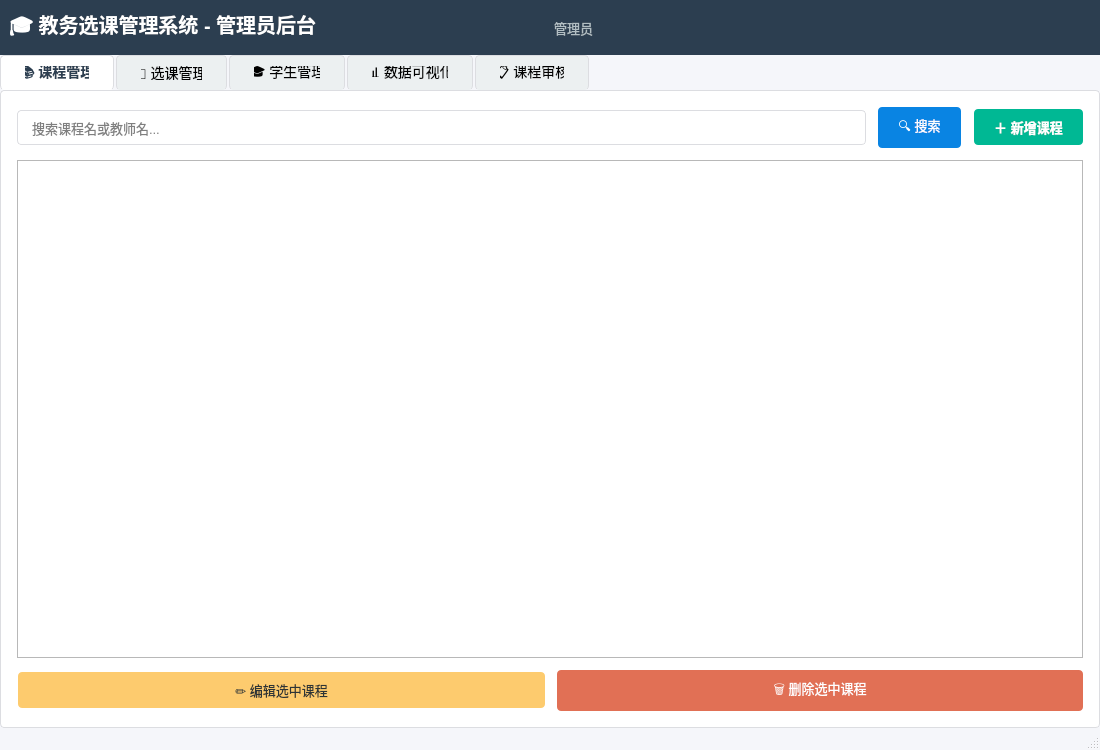
<?xml version="1.0" encoding="UTF-8"?>
<ui version="4.0">
 <class>AdminWindow</class>
 <widget class="QMainWindow" name="AdminWindow">
  <property name="geometry">
   <rect><x>0</x><y>0</y><width>1100</width><height>750</height></rect>
  </property>
  <property name="windowTitle">
   <string>教务选课系统 - 管理员后台</string>
  </property>
  <property name="styleSheet">
   <string notr="true">
    QMainWindow { background-color: #f5f6fa; }
    QTabWidget::pane { border: 1px solid #dcdde1; background: white; border-radius: 4px; }
    QTabBar::tab { padding: 10px 24px; margin-right: 2px; border: 1px solid #dcdde1; border-bottom: none; border-radius: 4px 4px 0 0; background: #ecf0f1; font-size: 14px; }
    QTabBar::tab:selected { background: white; font-weight: bold; color: #2c3e50; }
    QTabBar::tab:hover { background: #dfe6e9; }
    QTableWidget { gridline-color: #ecf0f1; font-size: 13px; selection-background-color: #74b9ff; }
    QTableWidget::item { padding: 5px; }
    QHeaderView::section { background: #2c3e50; color: white; padding: 8px; font-weight: bold; border: none; }
    QPushButton { padding: 8px 20px; border-radius: 4px; font-size: 13px; border: none; }
    QLineEdit { padding: 8px 12px; border: 1px solid #dcdde1; border-radius: 4px; font-size: 13px; }
    QLineEdit:focus { border-color: #0984e3; }
    QComboBox { padding: 8px 12px; border: 1px solid #dcdde1; border-radius: 4px; font-size: 13px; min-width: 150px; }
    QTextEdit { border: 1px solid #dcdde1; border-radius: 4px; font-size: 13px; background: #fafafa; }
   </string>
  </property>
  <widget class="QWidget" name="centralwidget">
   <layout class="QVBoxLayout" name="mainLayout">
    <property name="spacing"><number>0</number></property>
    <property name="leftMargin"><number>0</number></property>
    <property name="topMargin"><number>0</number></property>
    <property name="rightMargin"><number>0</number></property>
    <property name="bottomMargin"><number>0</number></property>
    <item>
     <!-- 顶部标题栏 -->
     <widget class="QWidget" name="headerWidget">
      <property name="styleSheet"><string>background: #2c3e50;</string></property>
      <property name="minimumHeight"><number>60</number></property>
      <property name="maximumHeight"><number>60</number></property>
      <layout class="QHBoxLayout" name="headerLayout">
       <item>
        <widget class="QLabel" name="headerTitle">
         <property name="text"><string>🎓 教务选课管理系统 - 管理员后台</string></property>
         <property name="styleSheet"><string>color: white; font-size: 20px; font-weight: bold;</string></property>
        </widget>
       </item>
       <item>
        <spacer/>
       </item>
       <item>
        <widget class="QLabel" name="adminInfoLabel">
         <property name="text"><string>管理员</string></property>
         <property name="styleSheet"><string>color: #b2bec3; font-size: 13px;</string></property>
        </widget>
       </item>
      </layout>
     </widget>
    </item>
    <item>
     <widget class="QTabWidget" name="tabWidget">
      <property name="currentIndex"><number>0</number></property>
      <!-- ========== Tab 1: 课程管理 ========== -->
      <widget class="QWidget" name="tabCourse">
       <attribute name="title"><string>📚 课程管理</string></attribute>
       <layout class="QVBoxLayout" name="courseTabLayout">
        <property name="spacing"><number>12</number></property>
        <property name="leftMargin"><number>16</number></property>
        <property name="topMargin"><number>16</number></property>
        <property name="rightMargin"><number>16</number></property>
        <property name="bottomMargin"><number>16</number></property>
        <item>
         <layout class="QHBoxLayout" name="courseTopLayout">
          <item>
           <widget class="QLineEdit" name="courseSearchEdit">
            <property name="placeholderText"><string>搜索课程名或教师名...</string></property>
            <property name="minimumSize"><size><width>300</width><height>0</height></size></property>
           </widget>
          </item>
          <item>
           <widget class="QPushButton" name="courseSearchBtn">
            <property name="text"><string>🔍 搜索</string></property>
            <property name="styleSheet"><string>background: #0984e3; color: white;</string></property>
           </widget>
          </item>
          <item>
           <spacer/>
          </item>
          <item>
           <widget class="QPushButton" name="addCourseBtn">
            <property name="text"><string>＋ 新增课程</string></property>
            <property name="styleSheet"><string>background: #00b894; color: white; font-weight: bold;</string></property>
           </widget>
          </item>
         </layout>
        </item>
        <item>
         <widget class="QTableWidget" name="courseTable">
          <property name="selectionBehavior"><enum>QAbstractItemView::SelectRows</enum></property>
          <property name="selectionMode"><enum>QAbstractItemView::SingleSelection</enum></property>
          <property name="editTriggers"><enum>QAbstractItemView::NoEditTriggers</enum></property>
          <property name="alternatingRowColors"><bool>true</bool></property>
         </widget>
        </item>
        <item>
         <layout class="QHBoxLayout" name="courseBtnLayout">
          <item><spacer/></item>
          <item>
           <widget class="QPushButton" name="editCourseBtn">
            <property name="text"><string>✏️ 编辑选中课程</string></property>
            <property name="styleSheet"><string>background: #fdcb6e; color: #2d3436;</string></property>
           </widget>
          </item>
          <item>
           <widget class="QPushButton" name="deleteCourseBtn">
            <property name="text"><string>🗑️ 删除选中课程</string></property>
            <property name="styleSheet"><string>background: #e17055; color: white;</string></property>
           </widget>
          </item>
         </layout>
        </item>
       </layout>
      </widget>
      <!-- ========== Tab 2: 选课管理 ========== -->
      <widget class="QWidget" name="tabSelection">
       <attribute name="title"><string>👥 选课管理</string></attribute>
       <layout class="QVBoxLayout" name="selectionTabLayout">
        <property name="spacing"><number>12</number></property>
        <property name="leftMargin"><number>16</number></property>
        <property name="topMargin"><number>16</number></property>
        <property name="rightMargin"><number>16</number></property>
        <property name="bottomMargin"><number>16</number></property>
        <item>
         <layout class="QHBoxLayout" name="selectionTopLayout">
          <item>
           <widget class="QLabel" name="filterLabel"><property name="text"><string>筛选课程：</string></property></widget>
          </item>
          <item>
           <widget class="QComboBox" name="selectionFilterCombo"/>
          </item>
          <item>
           <widget class="QPushButton" name="refreshSelectionBtn">
            <property name="text"><string>🔄 刷新</string></property>
            <property name="styleSheet"><string>background: #0984e3; color: white;</string></property>
           </widget>
          </item>
          <item><spacer/></item>
          <item>
           <widget class="QPushButton" name="removeSelectionBtn">
            <property name="text"><string>❌ 退选</string></property>
            <property name="styleSheet"><string>background: #e17055; color: white; font-weight: bold;</string></property>
           </widget>
          </item>
         </layout>
        </item>
        <item>
         <widget class="QTableWidget" name="selectionTable">
          <property name="selectionBehavior"><enum>QAbstractItemView::SelectRows</enum></property>
          <property name="selectionMode"><enum>QAbstractItemView::SingleSelection</enum></property>
          <property name="editTriggers"><enum>QAbstractItemView::NoEditTriggers</enum></property>
          <property name="alternatingRowColors"><bool>true</bool></property>
         </widget>
        </item>
       </layout>
      </widget>
      <!-- ========== Tab 3: 学生管理 ========== -->
      <widget class="QWidget" name="tabStudent">
       <attribute name="title"><string>🎓 学生管理</string></attribute>
       <layout class="QVBoxLayout" name="studentTabLayout">
        <property name="spacing"><number>12</number></property>
        <property name="leftMargin"><number>16</number></property>
        <property name="topMargin"><number>16</number></property>
        <property name="rightMargin"><number>16</number></property>
        <property name="bottomMargin"><number>16</number></property>
        <item>
         <layout class="QHBoxLayout" name="studentTopLayout">
          <item>
           <widget class="QLineEdit" name="studentSearchEdit">
            <property name="placeholderText"><string>搜索学生姓名或学号...</string></property>
            <property name="minimumSize"><size><width>300</width><height>0</height></size></property>
           </widget>
          </item>
          <item>
           <widget class="QPushButton" name="studentSearchBtn">
            <property name="text"><string>🔍 搜索</string></property>
            <property name="styleSheet"><string>background: #0984e3; color: white;</string></property>
           </widget>
          </item>
          <item><spacer/></item>
          <item>
           <widget class="QPushButton" name="addStudentBtn">
            <property name="text"><string>＋ 新增学生</string></property>
            <property name="styleSheet"><string>background: #00b894; color: white; font-weight: bold;</string></property>
           </widget>
          </item>
         </layout>
        </item>
        <item>
         <widget class="QTableWidget" name="studentTable">
          <property name="selectionBehavior"><enum>QAbstractItemView::SelectRows</enum></property>
          <property name="selectionMode"><enum>QAbstractItemView::SingleSelection</enum></property>
          <property name="editTriggers"><enum>QAbstractItemView::NoEditTriggers</enum></property>
          <property name="alternatingRowColors"><bool>true</bool></property>
         </widget>
        </item>
        <item>
         <layout class="QHBoxLayout" name="studentBtnLayout">
          <item><spacer/></item>
          <item>
           <widget class="QPushButton" name="editStudentBtn">
            <property name="text"><string>✏️ 编辑选中学生</string></property>
            <property name="styleSheet"><string>background: #fdcb6e; color: #2d3436;</string></property>
           </widget>
          </item>
          <item>
           <widget class="QPushButton" name="deleteStudentBtn">
            <property name="text"><string>🗑️ 删除选中学生</string></property>
            <property name="styleSheet"><string>background: #e17055; color: white;</string></property>
           </widget>
          </item>
         </layout>
        </item>
       </layout>
      </widget>
      <!-- ========== Tab 4: 数据可视化 ========== -->
      <widget class="QWidget" name="tabChart">
       <attribute name="title"><string>📊 数据可视化</string></attribute>
       <layout class="QVBoxLayout" name="chartTabLayout">
        <property name="spacing"><number>12</number></property>
        <property name="leftMargin"><number>16</number></property>
        <property name="topMargin"><number>16</number></property>
        <property name="rightMargin"><number>16</number></property>
        <property name="bottomMargin"><number>16</number></property>
        <item>
         <layout class="QHBoxLayout" name="chartTopLayout">
          <item><spacer/></item>
          <item>
           <widget class="QPushButton" name="refreshChartBtn">
            <property name="text"><string>🔄 刷新图表</string></property>
            <property name="styleSheet"><string>background: #0984e3; color: white;</string></property>
           </widget>
          </item>
         </layout>
        </item>
        <item>
         <widget class="QWidget" name="chartContainer">
          <property name="minimumSize"><size><width>400</width><height>400</height></size></property>
          <property name="styleSheet"><string>background: white; border: 1px solid #dcdde1; border-radius: 6px;</string></property>
         </widget>
        </item>
       </layout>
      </widget>
      <!-- ========== Tab 4: 课程审核 ========== -->
      <widget class="QWidget" name="tabAudit">
       <attribute name="title"><string>📋 课程审核</string></attribute>
       <layout class="QHBoxLayout" name="auditTabLayout">
        <property name="spacing"><number>12</number></property>
        <property name="leftMargin"><number>16</number></property>
        <property name="topMargin"><number>16</number></property>
        <property name="rightMargin"><number>16</number></property>
        <property name="bottomMargin"><number>16</number></property>
        <item>
         <layout class="QVBoxLayout" name="auditLeftLayout">
          <item>
           <widget class="QLabel" name="auditTableLabel">
            <property name="text"><string>待审核申请列表</string></property>
            <property name="styleSheet"><string>font-size: 14px; font-weight: bold; margin-bottom: 4px;</string></property>
           </widget>
          </item>
          <item>
           <widget class="QTableWidget" name="auditTable">
            <property name="selectionBehavior"><enum>QAbstractItemView::SelectRows</enum></property>
            <property name="selectionMode"><enum>QAbstractItemView::SingleSelection</enum></property>
            <property name="editTriggers"><enum>QAbstractItemView::NoEditTriggers</enum></property>
            <property name="alternatingRowColors"><bool>true</bool></property>
           </widget>
          </item>
         </layout>
        </item>
        <item>
         <layout class="QVBoxLayout" name="auditRightLayout">
          <item>
           <widget class="QLabel" name="auditDetailLabel">
            <property name="text"><string>申请详情</string></property>
            <property name="styleSheet"><string>font-size: 14px; font-weight: bold; margin-bottom: 4px;</string></property>
           </widget>
          </item>
          <item>
           <widget class="QTextEdit" name="auditDetailText">
            <property name="readOnly"><bool>true</bool></property>
            <property name="minimumSize"><size><width>300</width><height>0</height></size></property>
           </widget>
          </item>
          <item>
           <layout class="QHBoxLayout" name="auditBtnLayout">
            <item>
             <widget class="QPushButton" name="approveBtn">
              <property name="text"><string>✅ 通过申请</string></property>
              <property name="styleSheet"><string>background: #00b894; color: white; font-weight: bold; padding: 10px 24px;</string></property>
             </widget>
            </item>
            <item>
             <widget class="QPushButton" name="rejectBtn">
              <property name="text"><string>❌ 拒绝申请</string></property>
              <property name="styleSheet"><string>background: #e17055; color: white; font-weight: bold; padding: 10px 24px;</string></property>
             </widget>
            </item>
           </layout>
          </item>
         </layout>
        </item>
       </layout>
      </widget>
     </widget>
    </item>
   </layout>
  </widget>
  <widget class="QMenuBar" name="menubar">
   <property name="geometry"><rect><x>0</x><y>0</y><width>1100</width><height>24</height></rect></property>
  </widget>
  <widget class="QStatusBar" name="statusbar"/>
 </widget>
 <resources/>
 <connections/>
</ui>
